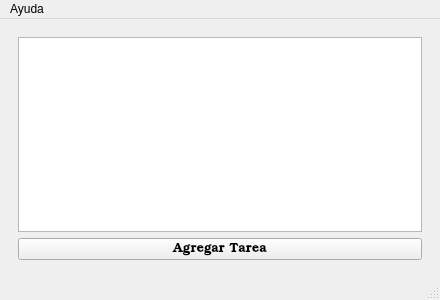
<?xml version="1.0" encoding="UTF-8"?>
<ui version="4.0">
 <class>principal</class>
 <widget class="QMainWindow" name="principal">
  <property name="geometry">
   <rect>
    <x>0</x>
    <y>0</y>
    <width>440</width>
    <height>300</height>
   </rect>
  </property>
  <property name="minimumSize">
   <size>
    <width>440</width>
    <height>300</height>
   </size>
  </property>
  <property name="windowTitle">
   <string>principal</string>
  </property>
  <property name="windowIcon">
   <iconset resource="iconos.qrc">
    <normaloff>:/recursos/lista.png</normaloff>:/recursos/lista.png</iconset>
  </property>
  <widget class="QWidget" name="centralwidget">
   <layout class="QGridLayout" name="gridLayout">
    <item row="0" column="0">
     <widget class="QWidget" name="widget_2" native="true">
      <layout class="QGridLayout" name="gridLayout_2">
       <item row="0" column="0">
        <widget class="QTableWidget" name="tableWidget">
         <property name="horizontalScrollMode">
          <enum>QAbstractItemView::ScrollPerItem</enum>
         </property>
        </widget>
       </item>
       <item row="1" column="0">
        <widget class="QPushButton" name="inAgregar">
         <property name="font">
          <font>
           <family>Bookman Old Style</family>
           <pointsize>10</pointsize>
          </font>
         </property>
         <property name="text">
          <string>Agregar Tarea</string>
         </property>
        </widget>
       </item>
      </layout>
     </widget>
    </item>
   </layout>
  </widget>
  <widget class="QMenuBar" name="menubar">
   <property name="geometry">
    <rect>
     <x>0</x>
     <y>0</y>
     <width>440</width>
     <height>20</height>
    </rect>
   </property>
   <widget class="QMenu" name="menuAyuda">
    <property name="title">
     <string>Ayuda</string>
    </property>
    <addaction name="actionAcerca_de"/>
    <addaction name="actionAcerca_de_Qt"/>
   </widget>
   <addaction name="menuAyuda"/>
  </widget>
  <widget class="QStatusBar" name="statusbar"/>
  <action name="actionAcerca_de">
   <property name="icon">
    <iconset resource="iconos.qrc">
     <normaloff>:/recursos/Informacion.png</normaloff>:/recursos/Informacion.png</iconset>
   </property>
   <property name="text">
    <string>Acerca de</string>
   </property>
  </action>
  <action name="actionAcerca_de_Qt">
   <property name="icon">
    <iconset resource="iconos.qrc">
     <normaloff>:/recursos/qt.png</normaloff>:/recursos/qt.png</iconset>
   </property>
   <property name="text">
    <string>Acerca de Qt</string>
   </property>
  </action>
 </widget>
 <resources>
  <include location="iconos.qrc"/>
 </resources>
 <connections/>
</ui>
